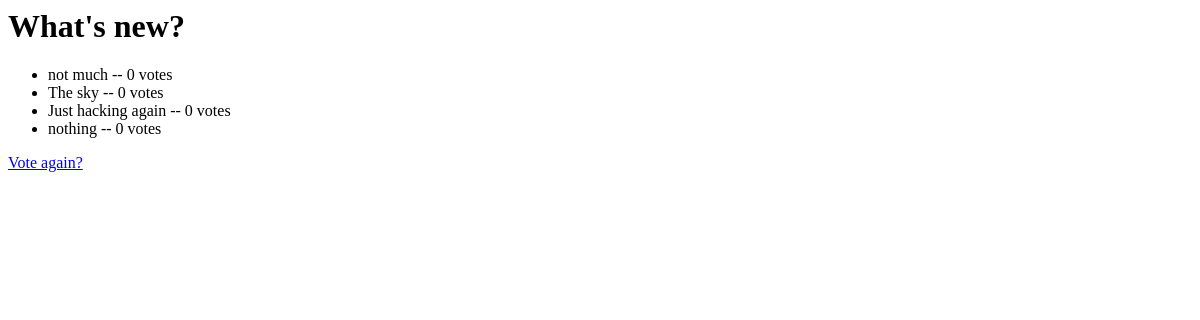
The app's page /polls/1/results/, older data.
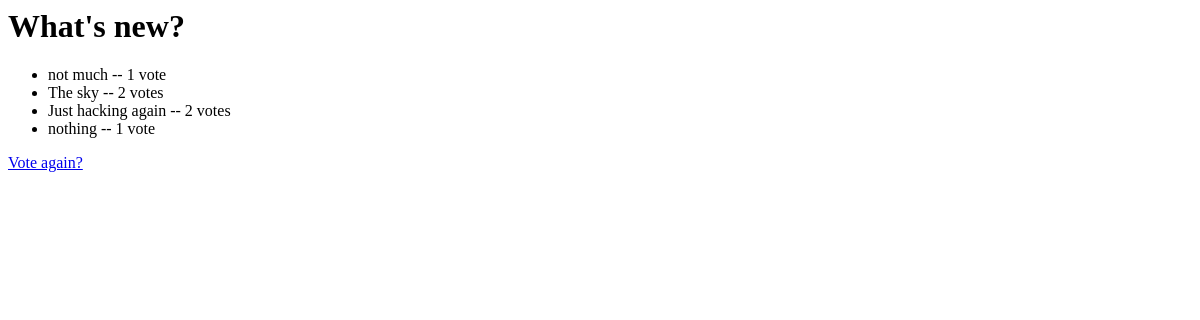
The same page, newer data.
### polls/models.py (models this page shows, shortened)
class Poll(models.Model):
    question = models.CharField(max_length=200)
    pub_date = models.DateTimeField('date published')
    def was_published_recently(self):
        now = timezone.now()
        return now - datetime.timedelta(days=1) <= self.pub_date <= now
    was_published_recently.admin_order_field = 'pub_date'
    was_published_recently.boolean = True
    was_published_recently.short_description = 'Published recently?'

class Choice(models.Model):
    poll = models.ForeignKey(Poll)
    choice_text = models.CharField(max_length=200)
    votes = models.IntegerField(default=0)

### polls/views.py (the view)
# urls.py: url(r'^(?P<pk>\d+)/results/$', views.ResultsView.as_view(), name='results'),
class ResultsView(generic.DetailView):
    model = Poll
    template_name = 'polls/results.html'

### polls/templates/polls/results.html
<h1>{{poll.question}}</h1>
<ul>
    {% for choice in poll.choice_set.all%}
    <li>{{choice.choice_text}} -- {{choice.votes}} vote{{choice.votes|pluralize}}</li>
    {% endfor %}
</ul>
        <a href="{% url 'polls:detail' poll.id%}">Vote again?</a>

Row changes from the older to the newer data that the page shows:
changed Choice "not much": votes "0" → "1"
changed Choice "The sky": votes "0" → "2"
changed Choice "Just hacking again": votes "0" → "2"
changed Choice "nothing": votes "0" → "1"
